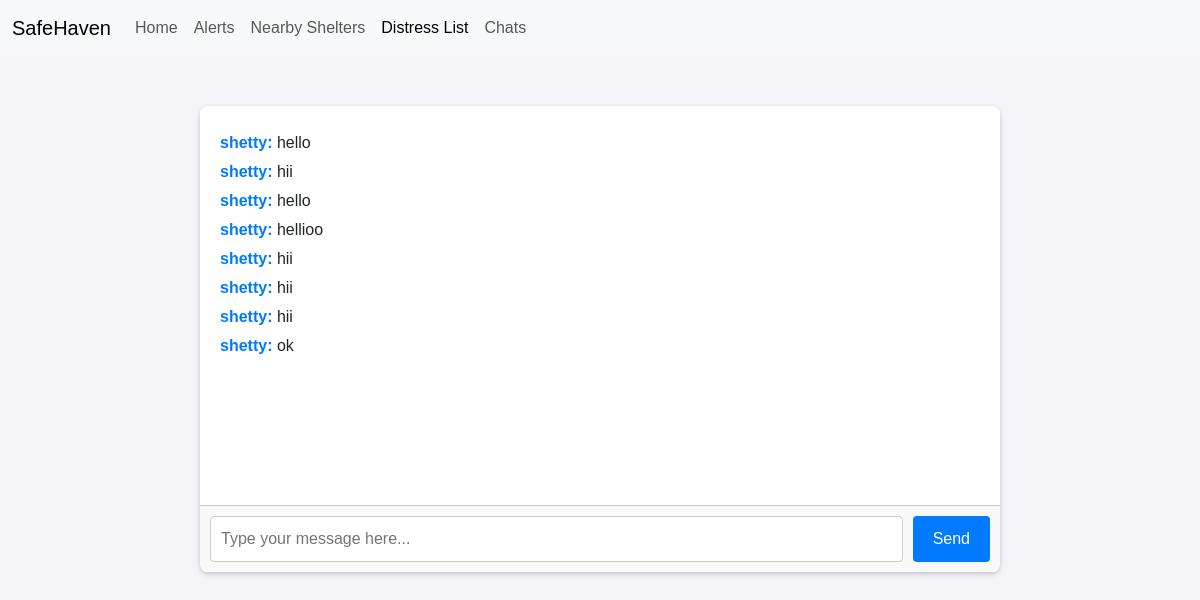
The page /chat/ (signed in) on the database as committed earlier.
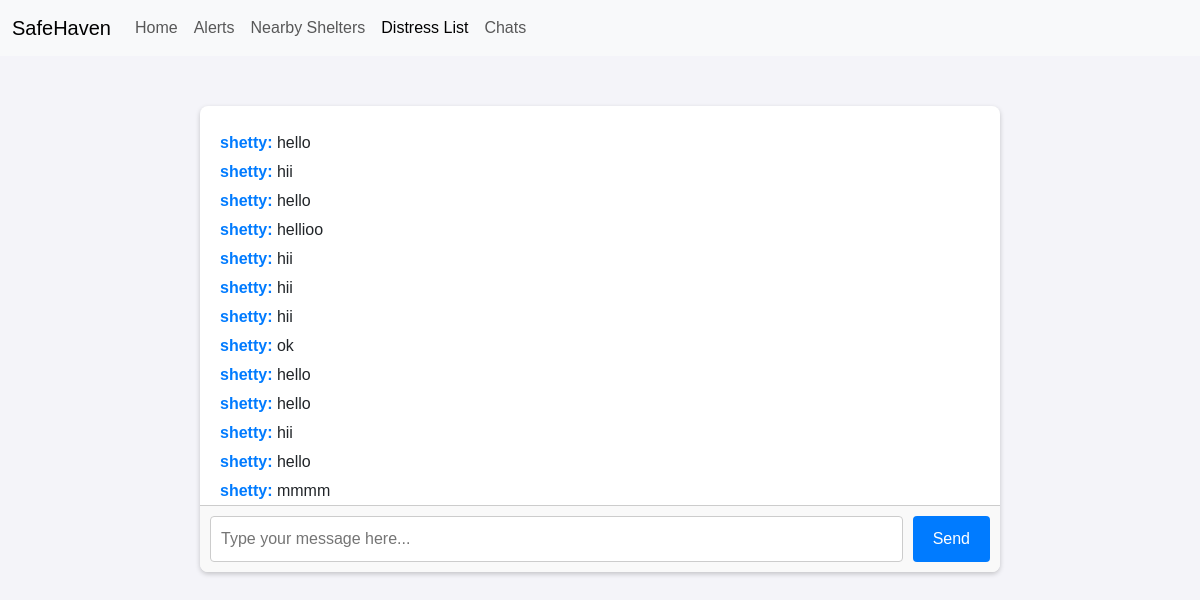
The same page on the database as committed later.
### home/models.py (models this page shows, shortened)
class ChatMessage(models.Model):
    user = models.ForeignKey(User, on_delete=models.CASCADE)
    message = models.TextField()
    timestamp = models.DateTimeField(auto_now_add=True)

### home/views.py (the view)
# urls.py: path('chat/', views.public_chat, name='public_chat'),
@login_required
def public_chat(request):
    messages = ChatMessage.objects.all().order_by('timestamp')
    ngo_users = ngo.objects.values_list('username', flat=True)  # Replace 'user__username' with 'username'
    return render(request, 'chat.html', {
        'messages': messages,
        'ngo_users': list(ngo_users),  # Pass the list of usernames
        'current_user': request.user.username,  # Pass the logged-in user's username
    })

### templates/chat.html (shortened to what this page needs)
<!DOCTYPE html>
<html lang="en">
<head>
    <link href="https://cdn.jsdelivr.net/npm/bootstrap@5.3.3/dist/css/bootstrap.min.css" rel="stylesheet"
>
</head>
<nav class="navbar navbar-expand-lg bg-body-tertiary">
    <div class="container-fluid">
        <a class="navbar-brand" href="index.html">SafeHaven</a>
        <div class="collapse navbar-collapse" id="navbarSupportedContent">
            <ul class="navbar-nav me-auto mb-2 mb-lg-0">
                <li class="nav-item"><a class="nav-link" href="{% url 'home' %}">Home</a></li>
                <li class="nav-item"><a class="nav-link" href="{% url 'public_chat' %}">Alerts</a></li>
                <li class="nav-item"><a class="nav-link" href="{% url 'shelter' %}">Nearby Shelters</a></li>
                <li class="nav-item"><a class="nav-link active" href="{% url 'distress' %}">Distress List</a></li>
                <li class="nav-item"><a class="nav-link" href="{% url 'chatcreate' %}">Chats</a></li>
            </ul>
        </div>
    </div>
</nav>
<body>
    <div id="chat-container">
        <div id="chat-log">
            {% for message in messages %}
                <p>
                    <strong class="{% if message.user.username == current_user %}current-user{% endif %}">
                        {{ message.user.username }}:
                    </strong>
                    {{ message.message }}
                </p>
            {% endfor %}
        </div>
        <form id="chat-form">
            <input id="chat-message-input" type="text" placeholder="Type your message here..." autocomplete="off">
            <button id="chat-message-submit" type="button">Send</button>
        </form>
    </div>
</body>
</html>

Rows that differ between the two databases and show on the page:
added ChatMessage: user.username "shetty", message "hello"
added ChatMessage: user.username "shetty", message "hello"
added ChatMessage: user.username "shetty", message "hii"
added ChatMessage: user.username "shetty", message "hello"
added ChatMessage: user.username "shetty", message "mmmm"
